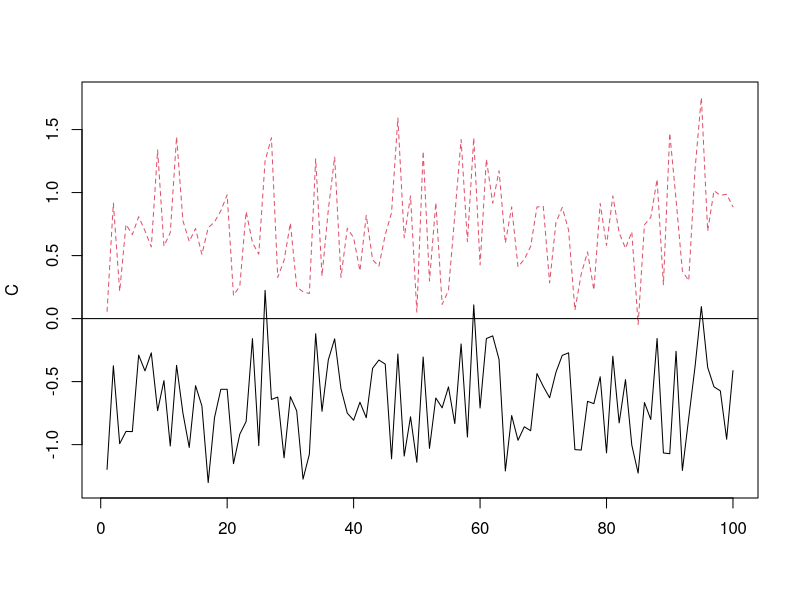

R code for this plot:
## ---- chunk 1

x = t.test(rnorm(10))
x
names(x)
x$conf.int
## ---- chunk 2
f=function(t){x=t.test(rnorm(t));as.vector(x$conf.int)};
f(10);
f(20);
t <- as.matrix(rep(10,100));
C <- t(apply(t,1,f)); #this is a trick so we don't have to program
matplot(C,type="l"); #a matrix plot
abline(0,0) #includes a line at 0
